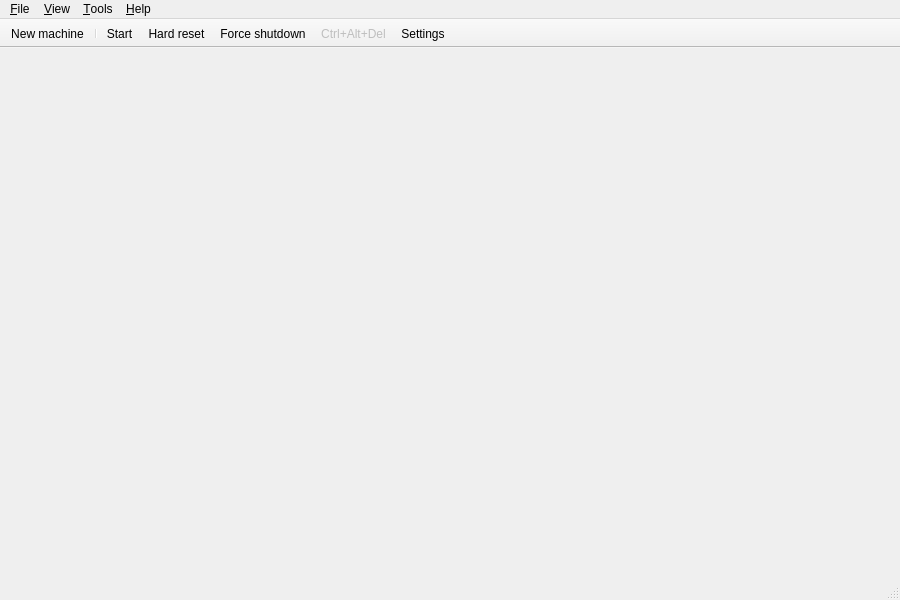
<?xml version="1.0" encoding="UTF-8"?>
<ui version="4.0">
 <class>VMManagerMainWindow</class>
 <widget class="QMainWindow" name="VMManagerMainWindow">
  <property name="geometry">
   <rect>
    <x>0</x>
    <y>0</y>
    <width>900</width>
    <height>600</height>
   </rect>
  </property>
  <property name="windowTitle">
   <string notr="true">BluMach VM Manager</string>
  </property>
  <widget class="QWidget" name="centralwidget"/>
  <widget class="QMenuBar" name="menubar">
   <property name="geometry">
    <rect>
     <x>0</x>
     <y>0</y>
     <width>900</width>
     <height>21</height>
    </rect>
   </property>
   <property name="contextMenuPolicy">
    <enum>Qt::PreventContextMenu</enum>
   </property>
   <widget class="QMenu" name="menuTools">
    <property name="title">
     <string>&amp;Tools</string>
    </property>
    <addaction name="actionPreferences"/>
    <addaction name="actionCheck_for_updates"/>
   </widget>
   <widget class="QMenu" name="menuFile">
    <property name="title">
     <string>&amp;File</string>
    </property>
    <addaction name="actionNew_Machine"/>
    <addaction name="separator"/>
    <addaction name="actionExit"/>
   </widget>
   <widget class="QMenu" name="menuView">
    <property name="title">
     <string>&amp;View</string>
    </property>
    <addaction name="actionHide_tool_bar"/>
   </widget>
   <widget class="QMenu" name="menuHelp">
    <property name="title">
     <string>&amp;Help</string>
    </property>
    <addaction name="actionDocumentation"/>
    <addaction name="actionAbout_86Box"/>
    <addaction name="actionAbout_Qt"/>
   </widget>
   <addaction name="menuFile"/>
   <addaction name="menuView"/>
   <addaction name="menuTools"/>
   <addaction name="menuHelp"/>
  </widget>
  <widget class="QStatusBar" name="statusbar"/>
  <widget class="QToolBar" name="toolBar">
   <property name="autoFillBackground">
    <bool>true</bool>
   </property>
   <property name="windowTitle">
    <string notr="true">toolBar</string>
   </property>
   <property name="movable">
    <bool>false</bool>
   </property>
   <property name="contextMenuPolicy">
    <enum>Qt::PreventContextMenu</enum>
   </property>
   <property name="allowedAreas">
    <set>Qt::TopToolBarArea</set>
   </property>
   <property name="iconSize">
    <size>
     <width>32</width>
     <height>32</height>
    </size>
   </property>
   <property name="toolButtonStyle">
    <enum>Qt::ToolButtonTextUnderIcon</enum>
   </property>
   <attribute name="toolBarArea">
    <enum>TopToolBarArea</enum>
   </attribute>
   <attribute name="toolBarBreak">
    <bool>false</bool>
   </attribute>
   <addaction name="actionNew_Machine"/>
   <addaction name="separator"/>
   <addaction name="actionStartPause"/>
   <addaction name="actionHard_Reset"/>
   <addaction name="actionForce_Shutdown"/>
   <addaction name="actionCtrl_Alt_Del"/>
   <addaction name="actionSettings"/>
  </widget>
  <action name="actionStartPause">
   <property name="icon">
    <iconset resource="../qt_resources.qrc">
     <normaloff>:/menuicons/qt/icons/run.ico</normaloff>:/menuicons/qt/icons/run.ico</iconset>
   </property>
   <property name="text">
    <string>&amp;Start</string>
   </property>
   <property name="toolTip">
    <string>Start</string>
   </property>
   <property name="iconText">
    <string>Start</string>
   </property>
  </action>
  <action name="actionHard_Reset">
   <property name="icon">
    <iconset resource="../qt_resources.qrc">
     <normaloff>:/menuicons/qt/icons/hard_reset.ico</normaloff>:/menuicons/qt/icons/hard_reset.ico</iconset>
   </property>
   <property name="text">
    <string>&amp;Hard reset</string>
   </property>
   <property name="toolTip">
    <string>Hard reset</string>
   </property>
   <property name="iconText">
    <string>Hard reset</string>
   </property>
  </action>
  <action name="actionForce_Shutdown">
   <property name="enabled">
    <bool>true</bool>
   </property>
   <property name="icon">
    <iconset resource="../qt_resources.qrc">
     <normaloff>:/menuicons/qt/icons/acpi_shutdown.ico</normaloff>:/menuicons/qt/icons/acpi_shutdown.ico</iconset>
   </property>
   <property name="text">
    <string>&amp;Force shutdown</string>
   </property>
   <property name="toolTip">
    <string>Force shutdown</string>
   </property>
   <property name="iconText">
    <string>Force shutdown</string>
   </property>
   <property name="visible">
    <bool>true</bool>
   </property>
  </action>
  <action name="actionCtrl_Alt_Del">
   <property name="enabled">
    <bool>false</bool>
   </property>
   <property name="icon">
    <iconset resource="../qt_resources.qrc">
     <normaloff>:/menuicons/qt/icons/send_cad.ico</normaloff>:/menuicons/qt/icons/send_cad.ico</iconset>
   </property>
   <property name="text">
    <string>&amp;Ctrl+Alt+Del</string>
   </property>
   <property name="toolTip">
    <string>Ctrl+Alt+Del</string>
   </property>
   <property name="iconText">
    <string>Ctrl+Alt+Del</string>
   </property>
   <property name="visible">
    <bool>true</bool>
   </property>
  </action>
  <action name="actionSettings">
   <property name="icon">
    <iconset resource="../qt_resources.qrc">
     <normaloff>:/menuicons/qt/icons/settings.ico</normaloff>:/menuicons/qt/icons/settings.ico</iconset>
   </property>
   <property name="text">
    <string>&amp;Settings…</string>
   </property>
   <property name="toolTip">
    <string>Settings…</string>
   </property>
   <property name="iconText">
    <string>Settings</string>
   </property>
   <property name="menuRole">
    <enum>QAction::NoRole</enum>
   </property>
  </action>
  <action name="actionNew_Machine">
   <property name="icon">
    <iconset resource="../qt_resources.qrc">
     <normaloff>:/menuicons/qt/icons/new_vm.ico</normaloff>:/menuicons/qt/icons/new_vm.ico</iconset>
   </property>
   <property name="text">
    <string>&amp;New machine…</string>
   </property>
   <property name="toolTip">
    <string>New machine…</string>
   </property>
   <property name="iconText">
    <string>New machine</string>
   </property>
  </action>
  <action name="actionHide_tool_bar">
   <property name="checkable">
    <bool>true</bool>
   </property>
   <property name="text">
    <string>Hide &amp;toolbar</string>
   </property>
  </action>
  <action name="actionPreferences">
   <property name="text">
    <string>&amp;Preferences…</string>
   </property>
   <property name="menuRole">
    <enum>QAction::PreferencesRole</enum>
   </property>
  </action>
  <action name="actionCheck_for_updates">
   <property name="text">
    <string>&amp;Check for updates…</string>
   </property>
  </action>
  <action name="actionExit">
   <property name="text">
    <string>E&amp;xit</string>
   </property>
   <property name="menuRole">
    <enum>QAction::QuitRole</enum>
   </property>
  </action>
  <action name="actionDocumentation">
   <property name="text">
    <string>&amp;Documentation…</string>
   </property>
  </action>
  <action name="actionAbout_86Box">
   <property name="text">
    <string>&amp;About BluMach…</string>
   </property>
   <property name="menuRole">
    <enum>QAction::AboutRole</enum>
   </property>
  </action>
  <action name="actionAbout_Qt">
   <property name="text">
    <string>About &amp;Qt</string>
   </property>
   <property name="visible">
    <bool>false</bool>
   </property>
   <property name="menuRole">
    <enum>QAction::AboutQtRole</enum>
   </property>
  </action>
 </widget>
 <resources>
  <include location="../qt_resources.qrc"/>
 </resources>
 <connections/>
</ui>
